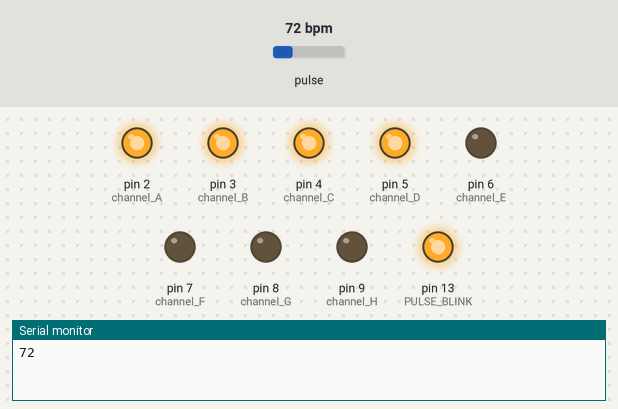
Bench run of a sketch on a simulated Arduino Uno, built with avr-gcc and run on an emulated ATmega328P. On the bench: output pins drawn as LEDs (lit = HIGH), the last lines printed to the serial monitor. Dashed ring = blinking. The inputs (shaded band) are chosen by the test bench; at power-on: pulse 72 bpm.

Above: at 1.2 s.
1.3 s: pulse set to 42 bpm
At 2.42 s:
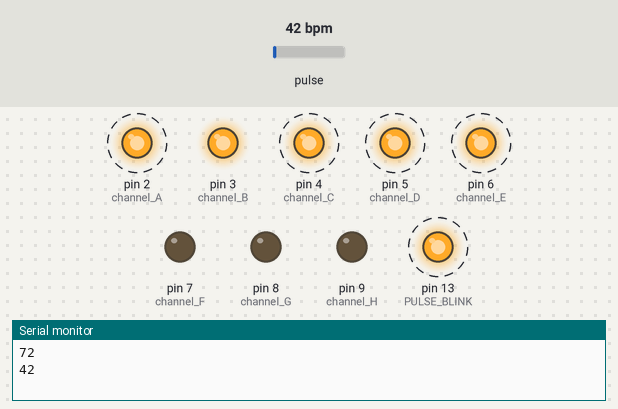
4.3 s: pulse set to 70 bpm
At 5.58 s:
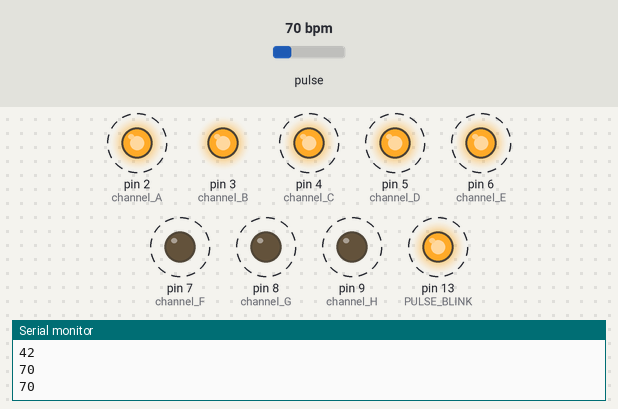
7.3 s: pulse set to 100 bpm
At 7.56 s:
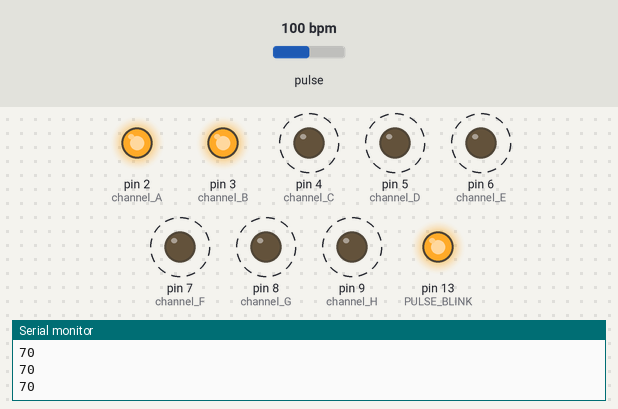
10.3 s: pulse set to 130 bpm
At 10.89 s:
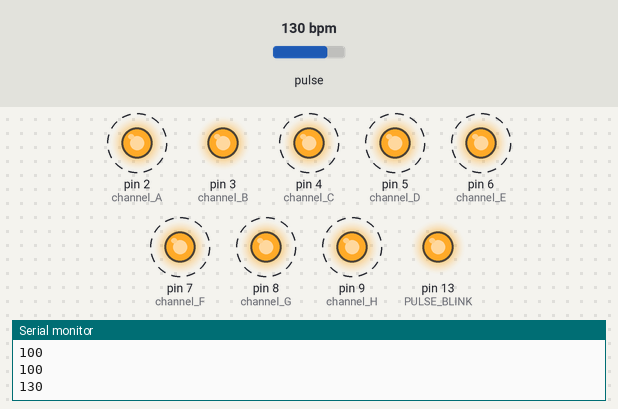
Timing chart, 0 to 14.3 s (numbered marks = the images above; inputs shaded):
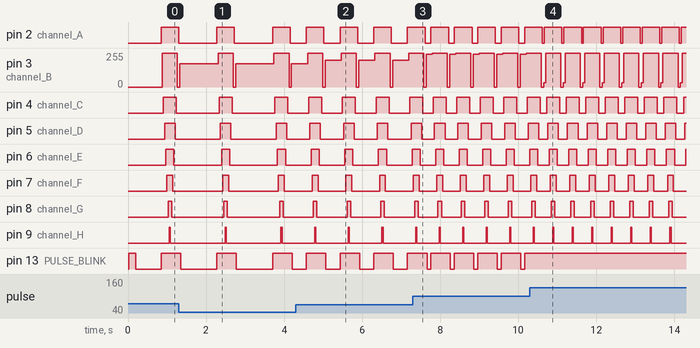

The sketch:

BPMtoA1.ino
```cpp
/*
  Code based on Pulse Sensor Playground
  Contributors: Devin Malanaphy
*/


#define USE_ARDUINO_INTERRUPTS true
#include <PulseSensorPlayground.h>

/*
   The format of our output.

   Set this to PROCESSING_VISUALIZER if you're going to run
    the Processing Visualizer Sketch.
    See https://github.com/WorldFamousElectronics/PulseSensor_Amped_Processing_Visualizer

   Set this to SERIAL_PLOTTER if you're going to run
    the Arduino IDE's Serial Plotter.
*/
const int OUTPUT_TYPE = SERIAL_PLOTTER;

/*
   Pinout:
     PULSE_INPUT = Analog Input. Connected to the pulse sensor
      purple (signal) wire.
     PULSE_BLINK = digital Output. Connected to an LED (and 220 ohm resistor)
      that will flash on each detected pulse.
     PULSE_FADE = digital Output. PWM pin onnected to an LED (and resistor)
      that will smoothly fade with each pulse.
      NOTE: PULSE_FADE must be a pin that supports PWM. Do not use
      pin 9 or 10, because those pins' PWM interferes with the sample timer.
*/
const int PULSE_INPUT = A0;
const int PULSE_BLINK = 13;    // Pin 13 is the on-board LED
//const int PULSE_FADE = 5;
const int THRESHOLD = 550;   // Adjust this number to avoid noise when idle

/*
   All the PulseSensor Playground functions.
*/
PulseSensorPlayground pulseSensor;

void setup() {
  /*
     Use 115200 baud because that's what the Processing Sketch expects to read,
     and because that speed provides about 11 bytes per millisecond.

     If we used a slower baud rate, we'd likely write bytes faster than
     they can be transmitted, which would mess up the timing
     of readSensor() calls, which would make the pulse measurement
     not work properly.
  */
  Serial.begin(115200);

  // Configure the PulseSensor manager.

  pulseSensor.analogInput(PULSE_INPUT);
  pulseSensor.blinkOnPulse(PULSE_BLINK);
  //pulseSensor.fadeOnPulse(PULSE_FADE);

  pulseSensor.setSerial(Serial);
  pulseSensor.setOutputType(OUTPUT_TYPE);
  pulseSensor.setThreshold(THRESHOLD);

  //Set up EL Wire
  pinMode(2, OUTPUT);  // channel A
  pinMode(3, OUTPUT);  // channel B
  pinMode(4, OUTPUT);  // channel C
  pinMode(5, OUTPUT);  // channel D
  pinMode(6, OUTPUT);  // channel E
  pinMode(7, OUTPUT);  // channel F
  pinMode(8, OUTPUT);  // channel G
  pinMode(9, OUTPUT);  // channel H

  // Now that everything is ready, start reading the PulseSensor signal.
  if (!pulseSensor.begin()) {
    /*
       PulseSensor initialization failed,
       likely because our particular Arduino platform interrupts
       aren't supported yet.

       If your Sketch hangs here, try ProcessEverySample.ino,
       which doesn't use interrupts.
    */
    for(;;) {
      // Flash the led to show things didn't work.
      digitalWrite(PULSE_BLINK, LOW);
      delay(50);
      digitalWrite(PULSE_BLINK, HIGH);
      delay(50);
    }
  }
}

void loop() {
  /*
     Wait a bit.
     We don't output every sample, because our baud rate
     won't support that much I/O.
  */
  delay(20);

  // write the latest sample to Serial.
 // pulseSensor.outputSample();

  /*
     If a beat has happened since we last checked,
     write the per-beat information to Serial.
   */
  if (pulseSensor.sawStartOfBeat()) {
   Serial.println(pulseSensor.getBeatsPerMinute());

   for(unsigned int i = 2; i < 10; i++){
    digitalWrite(i, HIGH);
    delay(30);
   }
   for(unsigned int i = 9; i > 1; i--){
    digitalWrite(i, LOW);
    delay(30);
   }

   analogWrite(3,(pulseSensor.getBeatsPerMinute()-50)*10);
  }
}
```

Measured:
- after the input at 1.3 s, pin 2 (channel_A): alternates HIGH for 0.45 s and LOW for 0.98 s, starting after 0.98 s; pin 4 (channel_C): alternates HIGH for 0.33 s and LOW for 1.1 s, starting after 1.0 s
- after the input at 4.3 s, pin 2 (channel_A): alternates HIGH for 0.45 s and LOW for 0.41 s, starting after 0.27 s; pin 4 (channel_C): alternates HIGH for 0.33 s and LOW for 0.53 s, starting after 0.33 s
- after the input at 7.3 s, pin 2 (channel_A): alternates HIGH for 0.45 s and LOW for 0.15 s, starting after 0.46 s; pin 4 (channel_C): alternates HIGH for 0.33 s and LOW for 0.27 s, starting after 0.52 s
- after the input at 10.3 s, pin 13 (PULSE_BLINK): stops changing and stays HIGH
- by itself, pin 3 (channel_B): repeats every 0.50 s: 32/255 0.05 s, 255/255 0.39 s, 0/255 0.06 s
